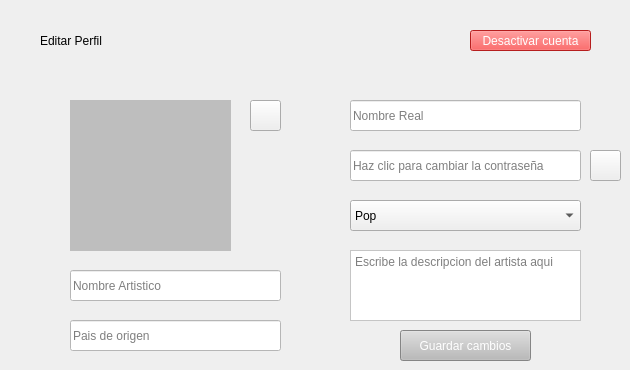
             <widget class="QWidget" name="page_9">
              <widget class="QLabel" name="label_47">
               <property name="geometry">
                <rect>
                 <x>40</x>
                 <y>30</y>
                 <width>231</width>
                 <height>21</height>
                </rect>
               </property>
               <property name="text">
                <string>Editar Perfil</string>
               </property>
              </widget>
              <widget class="QLineEdit" name="editUserLbl">
               <property name="geometry">
                <rect>
                 <x>70</x>
                 <y>270</y>
                 <width>211</width>
                 <height>31</height>
                </rect>
               </property>
               <property name="styleSheet">
                <string notr="true">background-color: rgb(255, 255, 255);</string>
               </property>
               <property name="text">
                <string/>
               </property>
               <property name="placeholderText">
                <string>Nombre Artistico</string>
               </property>
              </widget>
              <widget class="QLineEdit" name="editNomLbl">
               <property name="geometry">
                <rect>
                 <x>350</x>
                 <y>100</y>
                 <width>231</width>
                 <height>31</height>
                </rect>
               </property>
               <property name="styleSheet">
                <string notr="true">background-color: rgb(255, 255, 255);</string>
               </property>
               <property name="text">
                <string/>
               </property>
               <property name="placeholderText">
                <string>Nombre Real</string>
               </property>
              </widget>
              <widget class="QLineEdit" name="editPaisLbl">
               <property name="geometry">
                <rect>
                 <x>70</x>
                 <y>320</y>
                 <width>211</width>
                 <height>31</height>
                </rect>
               </property>
               <property name="styleSheet">
                <string notr="true">background-color: rgb(255, 255, 255);</string>
               </property>
               <property name="text">
                <string/>
               </property>
               <property name="placeholderText">
                <string>Pais de origen</string>
               </property>
              </widget>
              <widget class="QLineEdit" name="editPassLbl">
               <property name="enabled">
                <bool>true</bool>
               </property>
               <property name="geometry">
                <rect>
                 <x>350</x>
                 <y>150</y>
                 <width>231</width>
                 <height>31</height>
                </rect>
               </property>
               <property name="styleSheet">
                <string notr="true">background-color: rgb(255, 255, 255);</string>
               </property>
               <property name="text">
                <string/>
               </property>
               <property name="placeholderText">
                <string>Haz clic para cambiar la contraseña</string>
               </property>
              </widget>
              <widget class="QLabel" name="editPerfilLbl">
               <property name="geometry">
                <rect>
                 <x>70</x>
                 <y>100</y>
                 <width>161</width>
                 <height>151</height>
                </rect>
               </property>
               <property name="autoFillBackground">
                <bool>false</bool>
               </property>
               <property name="styleSheet">
                <string notr="true">background-color: rgb(190, 190, 190);</string>
               </property>
               <property name="text">
                <string/>
               </property>
               <property name="scaledContents">
                <bool>true</bool>
               </property>
              </widget>
              <widget class="QToolButton" name="editUploadButton">
               <property name="geometry">
                <rect>
                 <x>250</x>
                 <y>100</y>
                 <width>31</width>
                 <height>31</height>
                </rect>
               </property>
               <property name="text">
                <string/>
               </property>
              </widget>
              <widget class="QToolButton" name="editGuardarButton">
               <property name="geometry">
                <rect>
                 <x>400</x>
                 <y>330</y>
                 <width>131</width>
                 <height>31</height>
                </rect>
               </property>
               <property name="styleSheet">
                <string notr="true">color: rgb(255, 255, 255);
background-color: rgb(186, 186, 186);</string>
               </property>
               <property name="text">
                <string>Guardar cambios</string>
               </property>
              </widget>
              <widget class="QTextEdit" name="editDescLbl">
               <property name="geometry">
                <rect>
                 <x>350</x>
                 <y>250</y>
                 <width>231</width>
                 <height>71</height>
                </rect>
               </property>
               <property name="styleSheet">
                <string notr="true">background-color: rgb(255, 255, 255);</string>
               </property>
               <property name="placeholderText">
                <string>Escribe la descripcion del artista aqui</string>
               </property>
              </widget>
              <widget class="QToolButton" name="desactivarButton">
               <property name="geometry">
                <rect>
                 <x>470</x>
                 <y>30</y>
                 <width>121</width>
                 <height>21</height>
                </rect>
               </property>
               <property name="styleSheet">
                <string notr="true">color: rgb(255, 255, 255);
background-color: rgb(255, 42, 42);</string>
               </property>
               <property name="text">
                <string>Desactivar cuenta</string>
               </property>
              </widget>
              <widget class="QComboBox" name="editGeneroCB">
               <property name="geometry">
                <rect>
                 <x>350</x>
                 <y>200</y>
                 <width>231</width>
                 <height>31</height>
                </rect>
               </property>
               <property name="styleSheet">
                <string notr="true"/>
               </property>
               <item>
                <property name="text">
                 <string>Pop</string>
                </property>
               </item>
               <item>
                <property name="text">
                 <string>Corridos</string>
                </property>
               </item>
               <item>
                <property name="text">
                 <string>Cristiano</string>
                </property>
               </item>
               <item>
                <property name="text">
                 <string>Electronica</string>
                </property>
               </item>
               <item>
                <property name="text">
                 <string>Regueton</string>
                </property>
               </item>
               <item>
                <property name="text">
                 <string>Rock</string>
                </property>
               </item>
               <item>
                <property name="text">
                 <string>Clasica</string>
                </property>
               </item>
              </widget>
              <widget class="QToolButton" name="btnCambiarPass">
               <property name="geometry">
                <rect>
                 <x>590</x>
                 <y>150</y>
                 <width>31</width>
                 <height>31</height>
                </rect>
               </property>
               <property name="text">
                <string/>
               </property>
              </widget>
             </widget>
